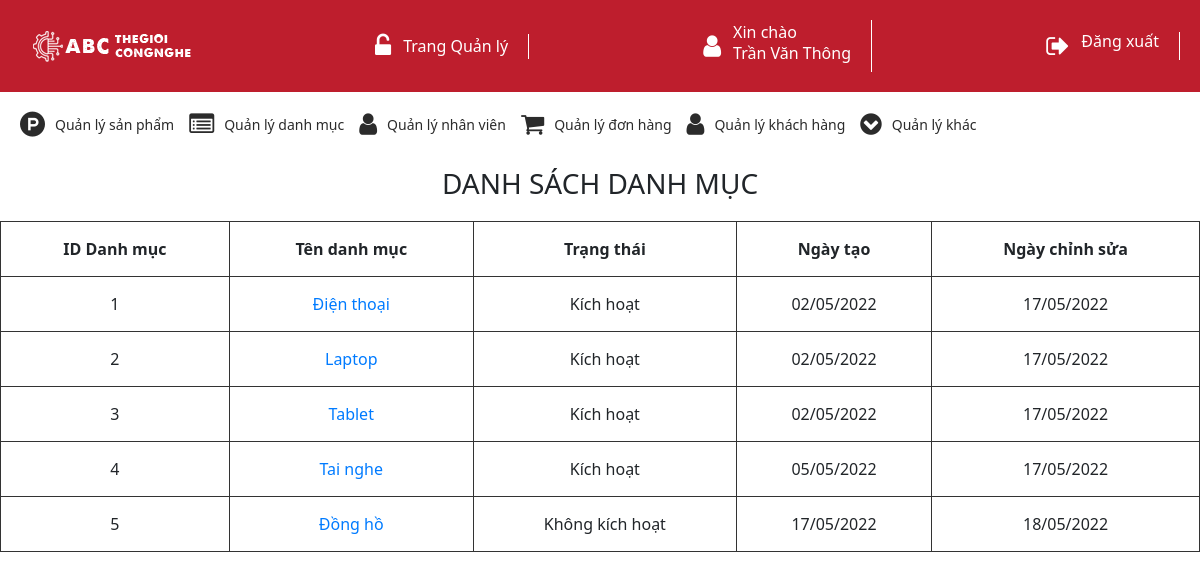
/admin/category/list.php (signed in), run on the app's committed database.
### tables this page shows
CREATE TABLE `tbl_category` (
  `category_id` int(11) NOT NULL,
  `name` varchar(255) NOT NULL,
  `status` tinyint(1) NOT NULL,
  `created` date NOT NULL,
  `modified` date NOT NULL,
  `class_icon` varchar(255) NOT NULL
);

### admin/category/list.php (called while the page is built, shortened)
<?php
    require '../../libraries/connect.php';
    require '../../models/category.php';
    require '../../models/chitietphanquyen.php';
    $maAdmin = $_SESSION['admin']['admin_id'];
    $maPhanQuyenSuaDanhMuc = 5;
    $suaDanhMuc = get_phanquyen_to_access_by_admin($maAdmin ,$maPhanQuyenSuaDanhMuc ,$connect);
    $category_list = get_category_list($connect);
    require '../../views/admin/category/list.tpl.php';
?>

### models/category.php (called while the page is built, shortened)
<?php
    function get_category_list($connect)
    {
        $sql = "SELECT * FROM tbl_category";
        return mysqli_query($connect, $sql);
    }
?>

### models/chitietphanquyen.php (called while the page is built)
<?php
    function get_phanquyen_to_access_by_admin($maAdmin, $maPhanQuyen, $connect)
    {
        $sql = "SELECT COUNT(*) as COQUYEN FROM tbl_chitietphanquyen as ctpq, tbl_vaitro as vt, tbl_admin as admin WHERE admin.vaitro_id = vt.vaitro_id AND ctpq.vaitro_id = vt.vaitro_id and ctpq.phanquyen_id = $maPhanQuyen and admin.admin_id = $maAdmin";
        $query = mysqli_query($connect, $sql);
        $get_co_quyen = mysqli_fetch_assoc($query);
        $co_quyen = $get_co_quyen['COQUYEN'];
        if($co_quyen == 1)
            return true;
        else
            return false;
    }
?>

### views/admin/category/list.tpl.php (the view, shortened to what this page needs)
<!DOCTYPE html>
<html>
<head>
<link rel="stylesheet" href="https://stackpath.bootstrapcdn.com/bootstrap/4.3.1/css/bootstrap.min.css">
<link rel="stylesheet" href="https://maxcdn.bootstrapcdn.com/font-awesome/4.7.0/css/font-awesome.min.css">
<link rel="stylesheet" href="../../templates/admin/common/menu.css">
<link rel="stylesheet" href="../../templates/admin/common/table.css">
</head>
<body>
<?php require '../../views/admin/common/menu.tpl.php'; ?>
<h3 class="title">danh sách danh mục</h3>
<table width="100%" cellpadding="10">
    <tr>
        <th>ID Danh mục</th>
        <th>Tên danh mục</th>
        <th>Trạng thái</th>
        <th>Ngày tạo</th>
        <th>Ngày chỉnh sửa</th>
    </tr>
    <?php while ($category = mysqli_fetch_assoc($category_list)): ?>
        <tr>
            <td>
                <?php echo $category['category_id']; ?>
            </td>
            <td>
                <?php if($suaDanhMuc): ?>
                <a href="<?php echo SITE_URL . 'doan/admin/category/edit.php?category_id=' . $category['category_id']; ?>"><?php echo $category['name']; ?></a>
                <?php else: ?>
                    <a href="#"><?php echo $category['name']; ?></a>
                <?php endif; ?>
            </td>
            <td>
                <?php echo ($category['status'] == 1) ? 'Kích hoạt' : 'Không kích hoạt'; ?>
            </td>
            <td>
                <?php echo date('d/m/Y', strtotime($category['created'])); ?>
            </td>
            <td>
                <?php echo date('d/m/Y', strtotime($category['modified'])); ?>
            </td>
        </tr>
    <?php endwhile; ?>
</table>
</body>
</html>

### templates/admin/common/menu.css (style rules this page uses)
* { padding: 0; margin: 0; box-sizing: border-box; }
body { font-family: 'Segoe UI', Tahoma, Geneva, Verdana, sans-serif; }
:root { --main-color:#be1e2d; --white-color:#fff; }
h3.title { text-align:center; margin:10px 0px 20px 0px; text-transform: uppercase; }

### templates/admin/common/table.css (style rules this page uses)
table, th, td { border: 0.2px solid #333; border-collapse: collapse; text-align:center; }
th, td { padding: 15px 10px; }

### data on the page
tbl_category: category_id "1", name "Điện thoại", status "Kích hoạt", created "02/05/2022", modified "17/05/2022"
tbl_category: category_id "2", name "Laptop", status "Kích hoạt", created "02/05/2022", modified "17/05/2022"
tbl_category: category_id "3", name "Tablet", status "Kích hoạt", created "02/05/2022", modified "17/05/2022"
tbl_category: category_id "4", name "Tai nghe", status "Kích hoạt", created "05/05/2022", modified "17/05/2022"
tbl_category: category_id "5", name "Đồng hồ", status "Không kích hoạt", created "17/05/2022", modified "18/05/2022"

### other printed values
$_SESSION['admin']['fullname'] "Trần Văn Thông"
